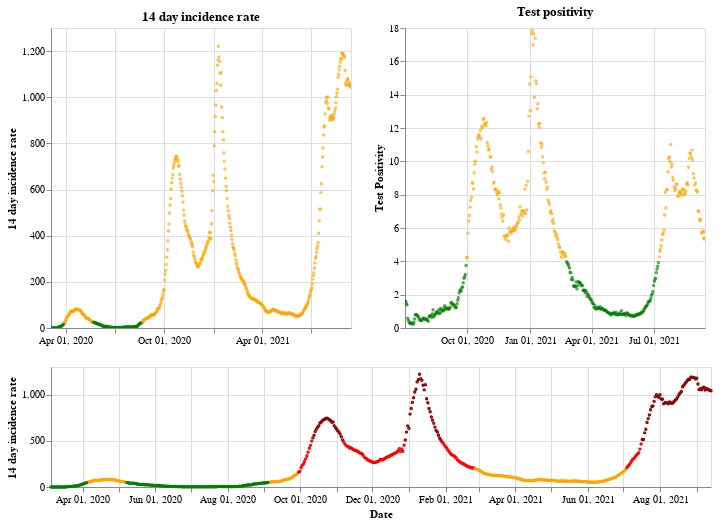

The code cell stored with this chart in its notebook:
### Markdown cell above
## Northern Ireland

### Code cell
plot_traffic_light('Northern Ireland')

### Figure 1 — Vega-Lite specification as saved in the notebook (floating-point values rounded to 4 significant figures; data arrays with more than 128 entries replaced by an {"elided": "..."} marker saying what was removed)
{"config": {"view": {"continuousWidth": 400, "continuousHeight": 300}}, "vconcat": [{"hconcat": [{"mark": {"type": "point", "size": 2}, "encoding": {"color": {"condition": {"value": "green", "test": "(datum.twoWeeklyCasesRate <= 25)"}, "value": "orange"}, "tooltip": [{"type": "nominal", "field": "areaName"}, {"type": "temporal", "field": "date"}, {"type": "quantitative", "field": "twoWeeklyCasesRate"}, {"type": "quantitative", "field": "testPositivity"}], "x": {"type": "temporal", "axis": {"title": ""}, "field": "date", "scale": {"domain": {"selection": "DateBrush"}}, "timeUnit": "yearmonthdate"}, "y": {"type": "quantitative", "axis": {"title": "14 day incidence rate"}, "field": "twoWeeklyCasesRate"}}, "title": "14 day incidence rate", "width": 300}, {"mark": {"type": "point", "size": 2}, "encoding": {"color": {"condition": {"value": "green", "test": "(datum.testPositivity <= 4)"}, "value": "orange"}, "tooltip": [{"type": "nominal", "field": "areaName"}, {"type": "temporal", "field": "date"}, {"type": "quantitative", "field": "twoWeeklyCasesRate"}, {"type": "quantitative", "field": "testPositivity"}], "x": {"type": "temporal", "axis": {"title": ""}, "field": "date", "scale": {"domain": {"selection": "DateBrush"}}, "timeUnit": "yearmonthdate"}, "y": {"type": "quantitative", "axis": {"title": "Test Positivity"}, "field": "testPositivity"}}, "title": "Test positivity", "width": 300}]}, {"layer": [{"mark": {"type": "point", "size": 2}, "encoding": {"color": {"condition": {"value": "orange", "test": "(((datum.testPositivity < 4) && (datum.twoWeeklyCasesRate >= 50)) && (datum.twoWeeklyCasesRate < 200))"}, "value": "red"}, "opacity": {"condition": {"value": 1, "test": "((datum.twoWeeklyCasesRate >= 50) && (datum.twoWeeklyCasesRate < 500))"}, "value": 0}, "tooltip": [{"type": "nominal", "field": "areaName"}, {"type": "temporal", "field": "date"}, {"type": "quantitative", "field": "twoWeeklyCasesRate"}, {"type": "quantitative", "field": "testPositivity"}], "x": {"type": "temporal", "axis": {"title": "Date"}, "field": "date", "timeUnit": "yearmonthdate"}, "y": {"type": "quantitative", "axis": {"title": "14 day incidence rate"}, "field": "twoWeeklyCasesRate"}}, "selection": {"DateBrush": {"type": "interval", "encodings": ["x"], "fields": ["Time"]}}}, {"mark": {"type": "point", "size": 2}, "encoding": {"color": {"value": "darkred"}, "opacity": {"condition": {"value": 1, "test": "(datum.twoWeeklyCasesRate >= 500)"}, "value": 0}, "tooltip": [{"type": "nominal", "field": "areaName"}, {"type": "temporal", "field": "date"}, {"type": "quantitative", "field": "twoWeeklyCasesRate"}, {"type": "quantitative", "field": "testPositivity"}], "x": {"type": "temporal", "axis": {"title": "Date"}, "field": "date", "timeUnit": "yearmonthdate"}, "y": {"type": "quantitative", "axis": {"title": "14 day incidence rate"}, "field": "twoWeeklyCasesRate"}}}, {"mark": {"type": "point", "size": 2}, "encoding": {"color": {"condition": {"value": "green", "test": "((datum.testPositivity < 4) && (datum.twoWeeklyCasesRate < 50))"}, "value": "orange"}, "opacity": {"condition": {"value": 1, "test": "(datum.twoWeeklyCasesRate < 50)"}, "value": 0}, "tooltip": [{"type": "nominal", "field": "areaName"}, {"type": "temporal", "field": "date"}, {"type": "quantitative", "field": "twoWeeklyCasesRate"}, {"type": "quantitative", "field": "testPositivity"}], "x": {"type": "temporal", "axis": {"title": "Date"}, "field": "date", "timeUnit": "yearmonthdate"}, "y": {"type": "quantitative", "axis": {"title": "14 day incidence rate"}, "field": "twoWeeklyCasesRate"}}}], "height": 120, "width": 660}], "data": {"name": "data-edd3cec4d1914a044404be6f3b9efd94"}, "$schema": "https://vega.github.io/schema/vega-lite/v4.8.1.json", "datasets": {"data-edd3cec4d1914a044404be6f3b9efd94": {"elided": "558 records"}}}
